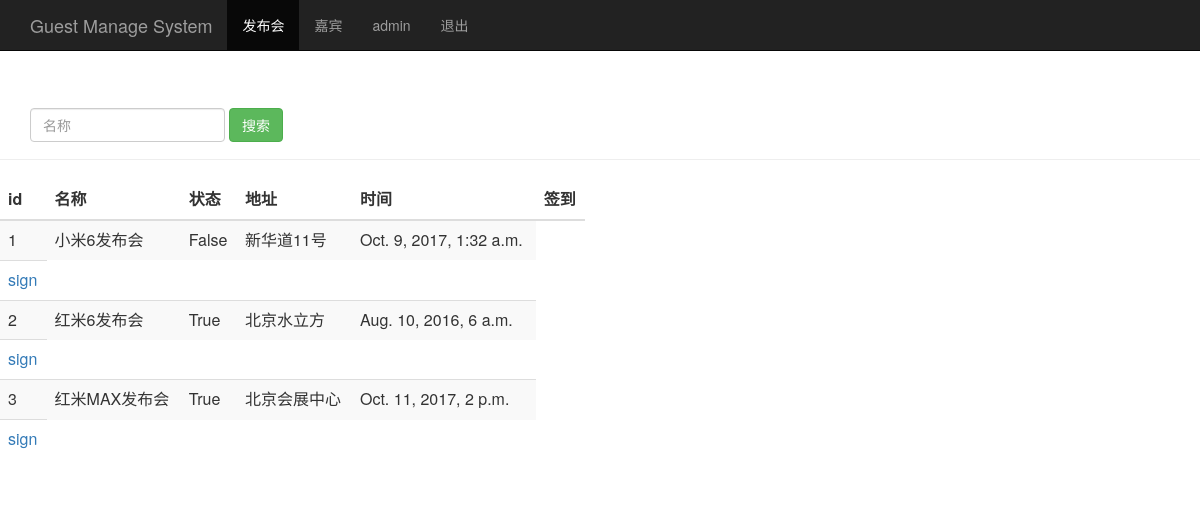
The page /event_manage/ (signed in) on the database as committed earlier.
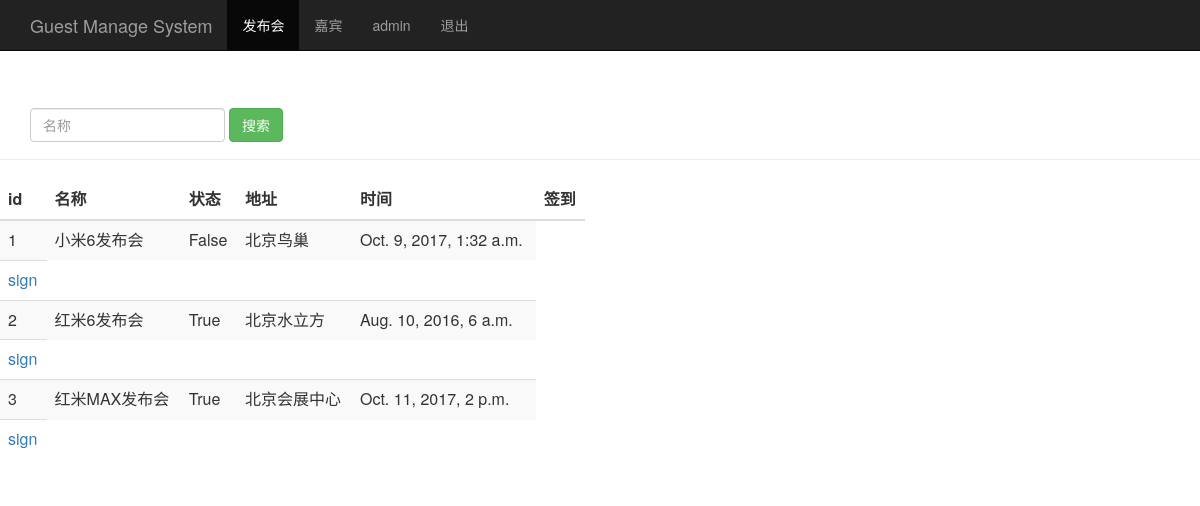
The same page on the database as committed later.
### sign/models.py (models this page shows, shortened)
class Event(models.Model):
    name = models.CharField(max_length=100)    # 发布会标题
    limit = models.IntegerField()               # 参加人数
    status = models.BooleanField()              # 状态
    address = models.CharField(max_length=200)          # 地址
    start_time = models.DateTimeField('events time')    # 发布会时间
    create_time = models.DateTimeField(auto_now=True)   # 创建时间（自动获取当前时间）

### sign/views.py (the view)
# urls.py: url(r'^event_manage/$', views.event_manage),
@login_required
def event_manage(request):
    event_list = Event.objects.all()
    username = request.session.get('user', '')    #读取浏览器 session
    return render(request, "event_manage.html", {"user":username, "events":event_list})

### sign/templates/event_manage.html (shortened to what this page needs)
<html lang="zh-CN">
    <head>
        {% load bootstrap3 %}
        {% bootstrap_css %}
    </head>
    <body role="document">
        <nav class="navbar navbar-inverse navbar-fixed-top">
            <div class="container">
                <div class="navbar-header">
                    <a class="navbar-brand" href="/event_manage/">Guest Manage System</a>
                </div>
                <div id="navbar" class="collapse navbar-collapse">
                    <ul class="nav navbar-nav">
                        <li class="active"><a href="#">发布会</a> </li>
                        <li><a href="/guest_manage/">嘉宾</a> </li>
                    </ul>
                    <ul class="nav navbar-nav nabbar-right">
                        <li><a href="#">{{user}}</a> </li>
                        <li><a href="/logout/">退出</a> </li>
                    </ul>
                </div>
            </div>
        </nav>
        <div class="page-header" style="padding-top: 60px;">
            <div id="navbar" class="navbar-collapse collapse">
                <form class="navbar-form" method="get" action="/search_name/">
                    <div class="form-group">
                        <input name="name" type="text" placeholder="名称" class="form-control">
                    </div>
                    <button type="submit" class="btn btn-success">搜索</button>
                </form>
            </div>
        </div>
        <div class="row">
            <div class="col-md-6">
                <table class="table table-striped">
                    <thead>
                        <tr>
                            <th>id</th><th>名称</th><th>状态</th><th>地址</th><th>时间</th><th>签到</th>
                        </tr>
                    </thead>
                    <tbody>
                        {% for event in events %}
                        <tr>
                            <td>{{ event.id }}</td>
                            <td>{{ event.name}}</td>
                            <td>{{ event.status }}</td>
                            <td>{{ event.address }}</td>
                            <td>{{ event.start_time }}</td>
                        </tr>
                        <td>
                            <a href="/sign_index/{{ event.id }}" target="{{ event.id }}_blank">sign</a>
                        </td>
                        {% endfor %}
                    </tbody>
                </table>
            </div>
        </div>
    </body>
</html>

Rows that differ between the two databases and show on the page:
changed Event "小米6发布会": address "新华道11号" → "北京鸟巢"
